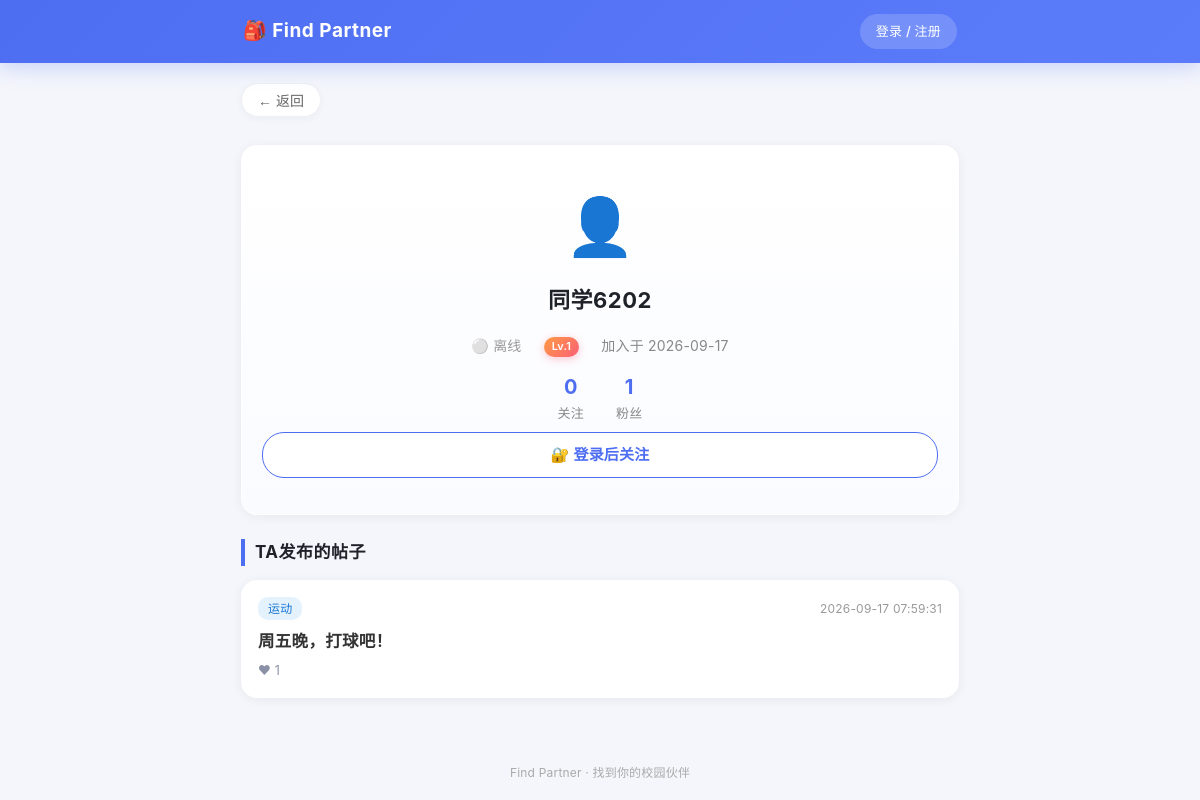
The page /user/1 on the database as committed earlier.
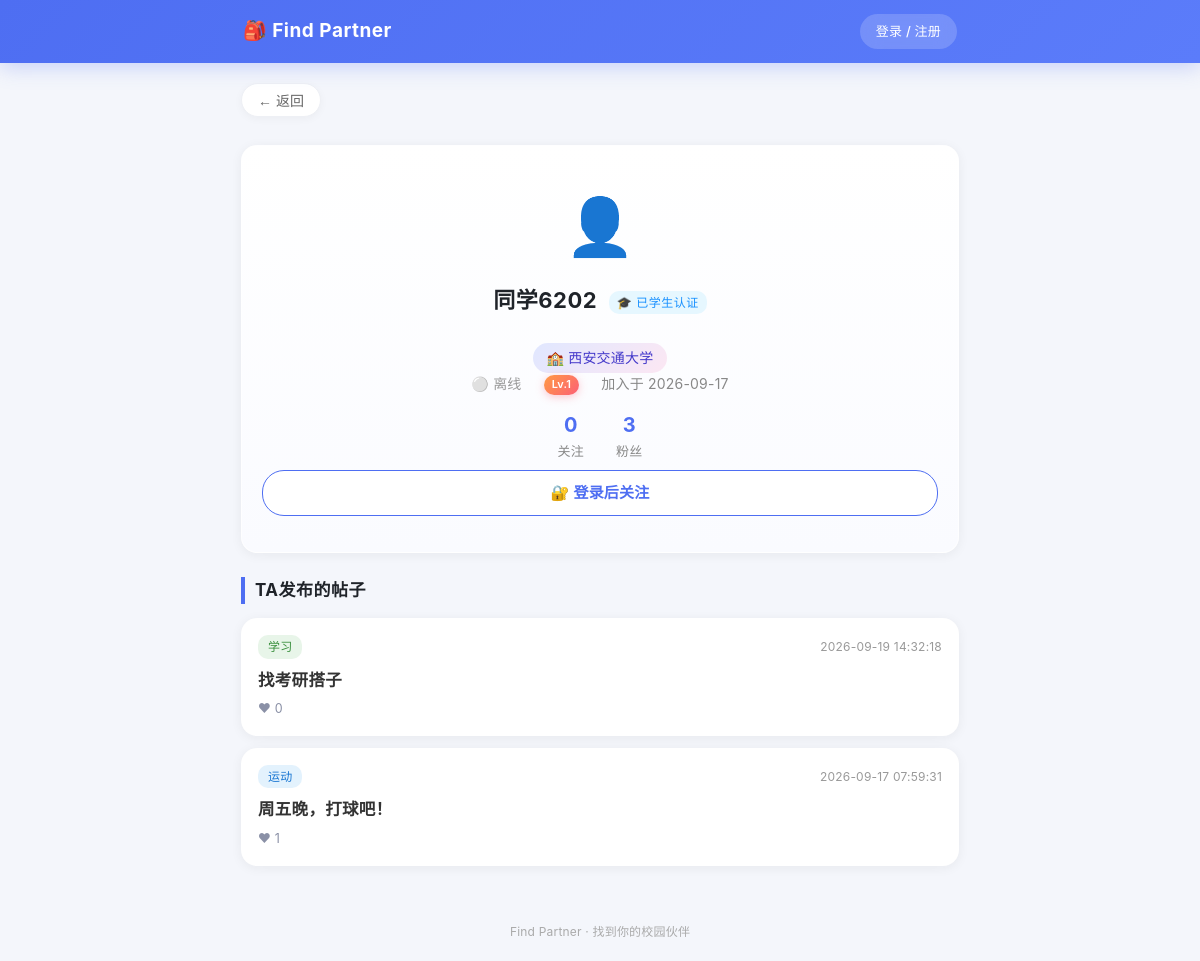
The same page on the database as committed later.
### tables this page shows
CREATE TABLE posts (
            id INTEGER PRIMARY KEY AUTOINCREMENT,
            user_id INTEGER NOT NULL,
            title TEXT NOT NULL,
            category TEXT NOT NULL,
            content TEXT NOT NULL,
            contact TEXT NOT NULL,
            create_time DATETIME DEFAULT CURRENT_TIMESTAMP,
            status TINYINT DEFAULT 1,
            FOREIGN KEY (user_id) REFERENCES users(id)
        );

CREATE TABLE users (
            id INTEGER PRIMARY KEY AUTOINCREMENT,
            phone TEXT UNIQUE NOT NULL,
            password_hash TEXT NOT NULL,
            nickname TEXT,
            create_time DATETIME DEFAULT CURRENT_TIMESTAMP
        , credit INTEGER DEFAULT 100, age INTEGER, gender TEXT, interests TEXT, bio TEXT, avatar TEXT, contact_public INTEGER DEFAULT 1, level INTEGER DEFAULT 1, exp INTEGER DEFAULT 0, student_verified INTEGER DEFAULT 0, school TEXT, student_id TEXT, real_name TEXT, last_active DATETIME, show_online INTEGER DEFAULT 1, show_school INTEGER DEFAULT 1);

### app.py (the view, shortened to what this page needs)
@app.route('/user/<int:user_id>')
def user_home(user_id):
    conn = get_conn()
    c = conn.cursor()
    user = c.execute('''SELECT id, nickname, age, gender, interests, bio, credit, avatar, level, exp, create_time,
                               student_verified, school, show_online, show_school, last_active
                        FROM users WHERE id = ?''', (user_id,)).fetchone()
    if not user:
        conn.close()
        return '用户不存在'
    posts = c.execute('''
        SELECT p.id, p.title, p.category, p.create_time,
               (SELECT COUNT(*) FROM likes l WHERE l.post_id = p.id) AS like_count
        FROM posts p
        WHERE p.user_id = ? AND p.status = 1
        ORDER BY p.create_time DESC
    ''', (user_id,)).fetchall()
    following_count = c.execute('SELECT COUNT(*) AS n FROM follows WHERE follower_id = ?',
                                (user_id,)).fetchone()['n']
    fan_count = c.execute('SELECT COUNT(*) AS n FROM follows WHERE following_id = ?',
                          (user_id,)).fetchone()['n']
    is_blocked = is_following = is_mutual = False
    online_now = bool(user['show_online']) and is_online(user['last_active'])
    conn.close()
    interests = parse_interests(user['interests'] or '')
    return render_template('user.html', user=user, posts=posts,
                           interests=interests, is_blocked=is_blocked,
                           is_following=is_following, is_mutual=is_mutual,
                           online_now=online_now,
                           following_count=following_count, fan_count=fan_count,
                           is_self=(session.get('user_id') == user_id))

### app.py (called while the page is built, shortened)
def get_conn():
    conn = sqlite3.connect(DB_PATH)
    conn.row_factory = sqlite3.Row
    return conn

def parse_interests(interests_raw):
    tags = [t.strip() for t in interests_raw.replace('，', ',').split(',') if t.strip()]
    return list(dict.fromkeys(tags))

def is_online(last_active):
    if not last_active:
        return False
    from datetime import datetime, timedelta
    try:
        la = datetime.strptime(last_active[:19], '%Y-%m-%d %H:%M:%S')
        return datetime.now() - la < timedelta(minutes=5)
    except Exception:
        return False

@app.before_request
def update_last_active():
    if 'user_id' in session:
        try:
            conn = get_conn()
            conn.execute('UPDATE users SET last_active = CURRENT_TIMESTAMP WHERE id = ?',
                         (session['user_id'],))
            conn.commit()
            conn.close()
        except Exception:
            pass

@app.context_processor
def inject_global_vars():
    chat_unread = 0
    return {
        'logged_in': 'user_id' in session,
        'nickname': session.get('nickname', ''),
        'avatar': session.get('avatar', ''),
        'chat_unread': chat_unread,
    }

### templates/user.html (shortened to what this page needs)
{% extends "base.html" %}
{% block content %}
<div class="profile-container">
    <div class="profile-card">
        {% if user.avatar %}
        <img src="{{ user.avatar }}" class="big-avatar center" alt="头像">
        {% else %}
        <div class="avatar">👤</div>
        {% endif %}
        <h2 class="profile-name">{{ user.nickname }}
            {% if user.student_verified %}<span class="verified-tag">🎓 已学生认证</span>{% endif %}
        </h2>
        {% if user.student_verified and user.school %}
            {% if is_self or user.show_school %}
            <div class="profile-school">🏫 {{ user.school }}</div>
            {% endif %}
        {% endif %}
        <div class="profile-detail">
            {% if online_now %}<span class="online-text">🟢 在线</span>{% else %}<span class="offline-text">⚪ 离线</span>{% endif %}
            <span><span class="level-badge">Lv.{{ user.level }}</span></span>
            <span>加入于 {{ user.create_time[:10] }}</span>
        </div>
        <div class="tieba-stats">
            <a href="/friends?tab=following" class="tieba-stat">
                <span class="tieba-stat-num">{{ following_count }}</span>
                <span class="tieba-stat-label">关注</span>
            </a>
            <a href="/friends?tab=fans" class="tieba-stat">
                <span class="tieba-stat-num">{{ fan_count }}</span>
                <span class="tieba-stat-label">粉丝</span>
            </a>
        </div>
        {% if logged_in and not is_self %}
            <button class="tieba-follow-btn big {{ 'followed' if is_following else '' }}"
                    id="user-follow-btn" onclick="toggleFollow()">
                {{ '已关注' if is_following else '+ 关注TA' }}
            </button>
            {% if is_blocked %}
            <form method="POST" action="/user/{{ user.id }}/unblock">
                <button type="submit" class="btn-secondary btn-logout">解除拉黑</button>
            </form>
            {% else %}
            <form method="POST" action="/user/{{ user.id }}/block"
                  onsubmit="return confirm('确定拉黑该用户？首页将不再显示TA的帖子，TA也不能评论你的帖子');">
                <button type="submit" class="btn-secondary btn-logout">拉黑</button>
            </form>
            {% endif %}
            {% if is_mutual %}
            <a href="/chat/{{ user.id }}" class="btn-primary btn-sm">💬 发消息</a>
            {% endif %}
        {% elif not logged_in %}
            <a href="/login?next=/user/{{ user.id }}" class="tieba-follow-btn big">🔐 登录后关注</a>
        {% endif %}
    </div>
    <h3 class="section-title">TA发布的帖子</h3>
    <div class="post-list">
        {% if posts %}
            {% for post in posts %}
            <a href="/post/{{ post.id }}" class="post-card">
                <div class="post-header">
                    <span class="post-category cat-{{ post.category }}">{{ post.category }}</span>
                    <span class="post-time">{{ post.create_time }}</span>
                </div>
                <h3 class="post-title">{{ post.title }}</h3>
                <div class="post-author">❤ {{ post.like_count }}</div>
            </a>
            {% endfor %}
        {% else %}
        <div class="empty-state"><p>TA还没有发布过帖子</p></div>
        {% endif %}
    </div>
</div>
{% endblock %}

Rows that differ between the two databases and show on the page:
changed users "同学6202": student_verified 0 → 1 (drawn); school (not shown) → "西安交通大学"
added posts: category "学习", create_time "2026-09-19 14:32:18", title "找考研搭子", like_count "0"
Other text that changed with them:
{{ fan_count }}: "1" → "3"
text now shown: "🎓 已学生认证 🏫"
